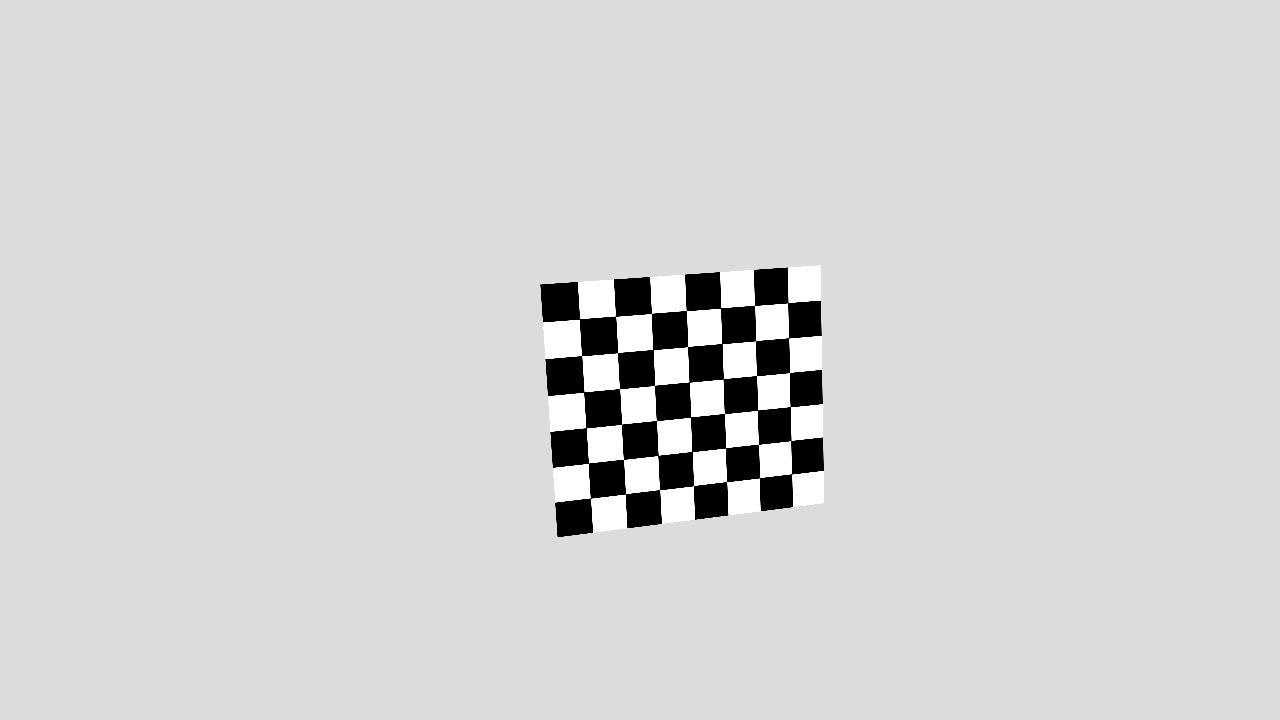
#> input picture aula_16_Calibracao/exemplos_em_python/dados_sinteticos/calib_03.png, 1280 x 720 px, given in place of alvo_hsv.png, which was not available
$ python 05_explorar_hsv.py
#> lines starting #> are read from the running program, lines starting #| are printed output that depends on the picture
import argparse

import cv2

from utils import RECURSOS, SAIDAS


parser = argparse.ArgumentParser(description="Visualiza BGR, HSV e canais H/S/V.")
parser.add_argument("--sem-janelas", action="store_true")
args = parser.parse_args()

imagem = cv2.imread(str(RECURSOS / "alvo_hsv.png"))
#> imagem is the input picture: shape (720, 1280, 3); min 0, max 255, mean 213.1
if imagem is None:
    raise FileNotFoundError("Execute primeiro: python gerar_recursos.py")
hsv = cv2.cvtColor(imagem, cv2.COLOR_BGR2HSV)
#> hsv: shape (720, 1280, 3); mean H, S, V 0, 0, 213.1
h, s, v = cv2.split(hsv)
#> h: shape (720, 1280); every value is 0
painel = cv2.hconcat(
    [
        cv2.resize(imagem, (320, 240)),
        cv2.cvtColor(cv2.resize(h, (320, 240)), cv2.COLOR_GRAY2BGR),
        cv2.cvtColor(cv2.resize(s, (320, 240)), cv2.COLOR_GRAY2BGR),
        cv2.cvtColor(cv2.resize(v, (320, 240)), cv2.COLOR_GRAY2BGR),
    ]
)
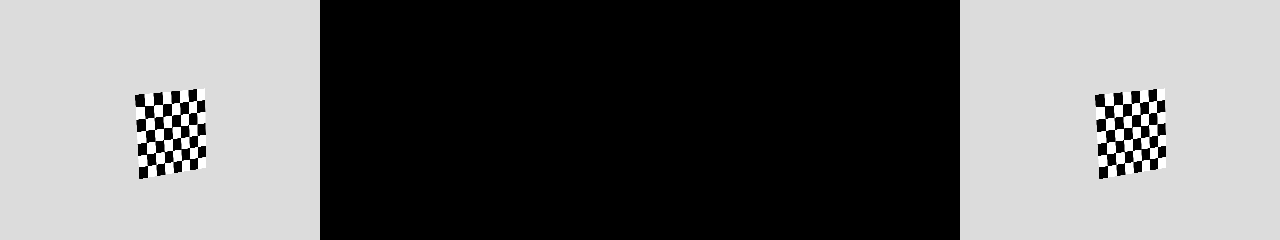
#> painel: shape (240, 1280, 3); min 0, max 255, mean 106.5
cv2.imwrite(str(SAIDAS / "05_canais_hsv.png"), painel)
print("OpenCV usa H em [0,179] e S,V em [0,255].")
print("Range didático do verde: H=35..85, S=90..255, V=70..255")

if not args.sem_janelas:
    cv2.imshow("BGR | H | S | V", painel)
    cv2.waitKey(0)
    cv2.destroyAllWindows()

$ run again, on aula_16_Calibracao/exemplos_em_python/dados_sinteticos/calib_05.png
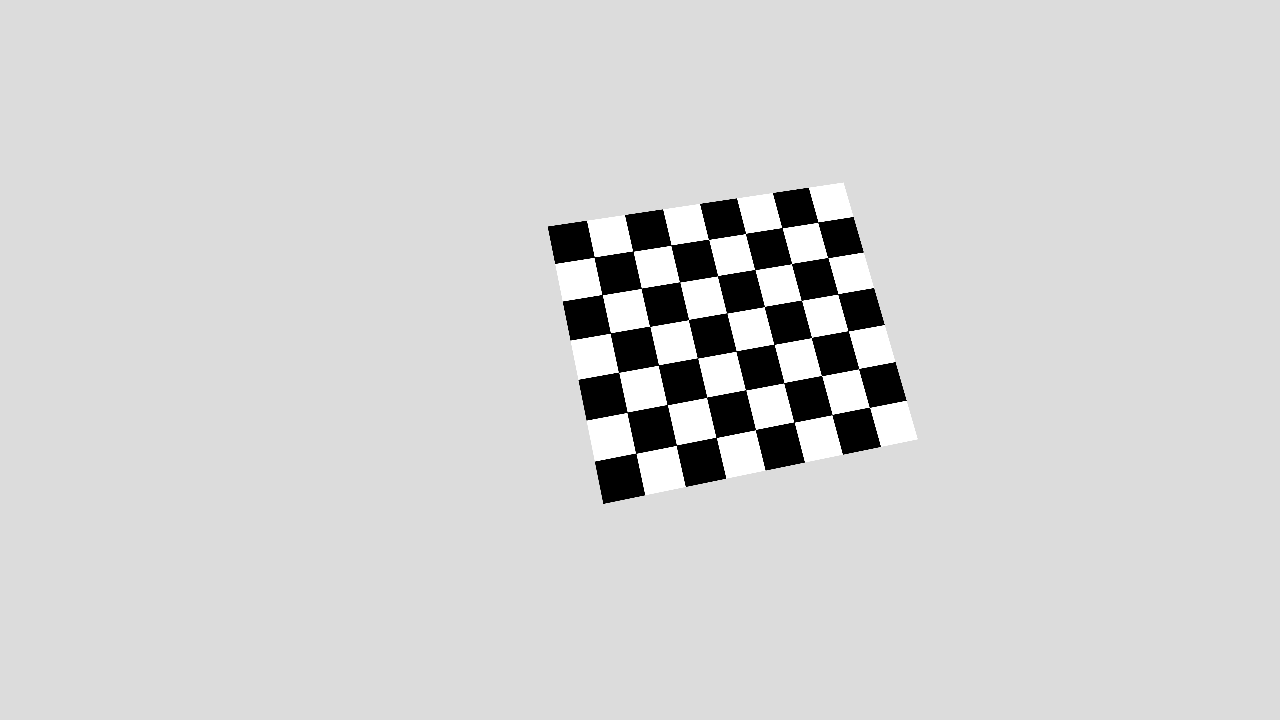
#> input picture aula_16_Calibracao/exemplos_em_python/dados_sinteticos/calib_05.png, 1280 x 720 px, given in place of alvo_hsv.png, which was not available
#> imagem is the input picture: shape (720, 1280, 3); min 0, max 255, mean 211.3
#> hsv: shape (720, 1280, 3); mean H, S, V 0, 0, 211.3
#> h: shape (720, 1280); every value is 0
#> `painel = cv2.hconcat( [ cv2.resize(imagem, (320, 240)), cv2.cvtColor(c..`:
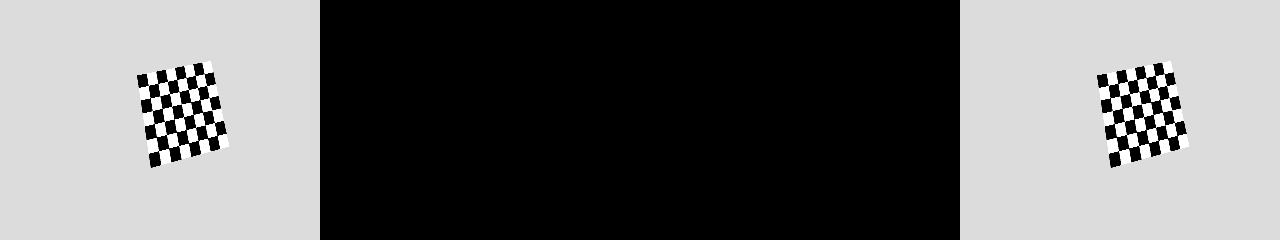
#> painel: shape (240, 1280, 3); min 0, max 255, mean 105.6
